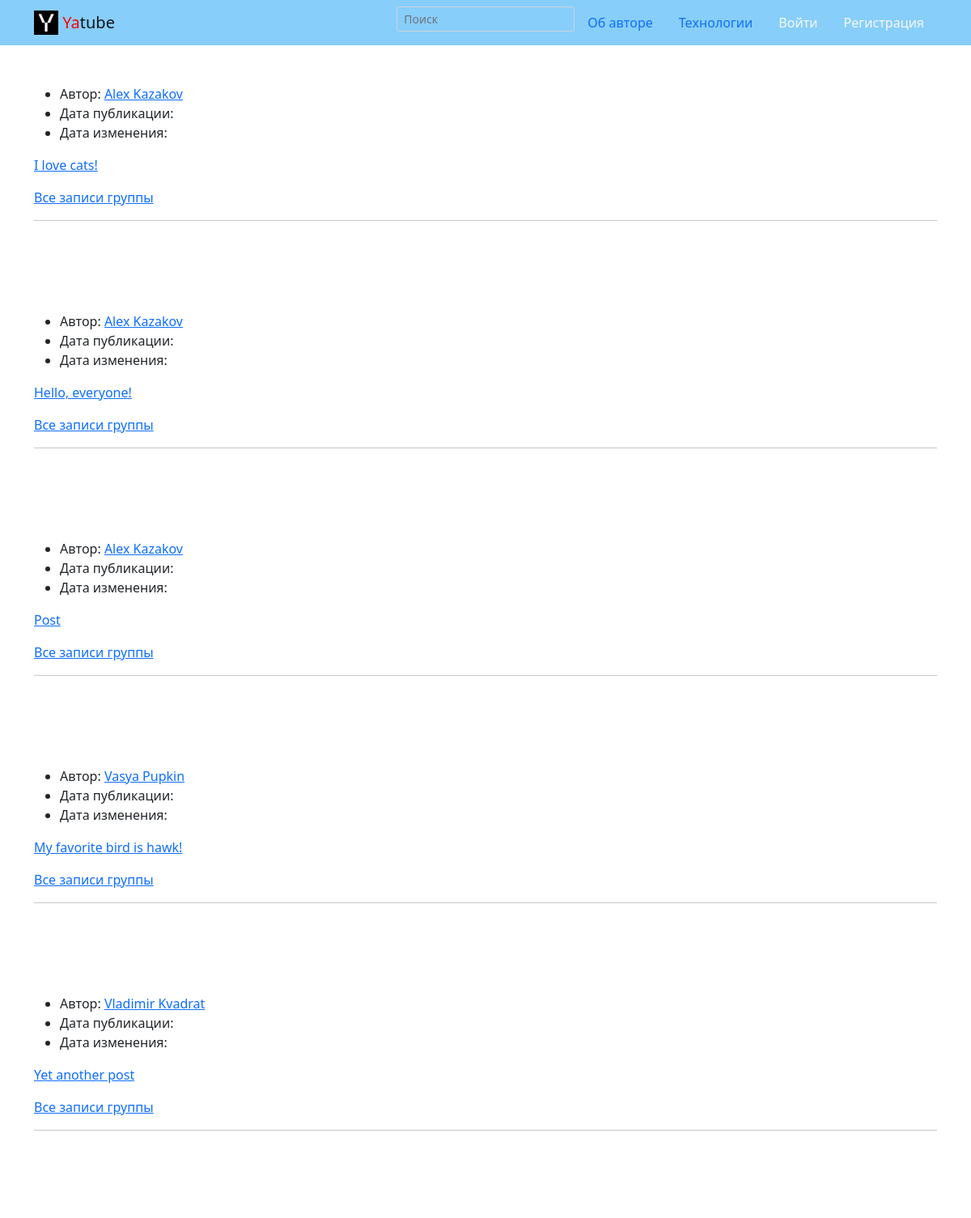
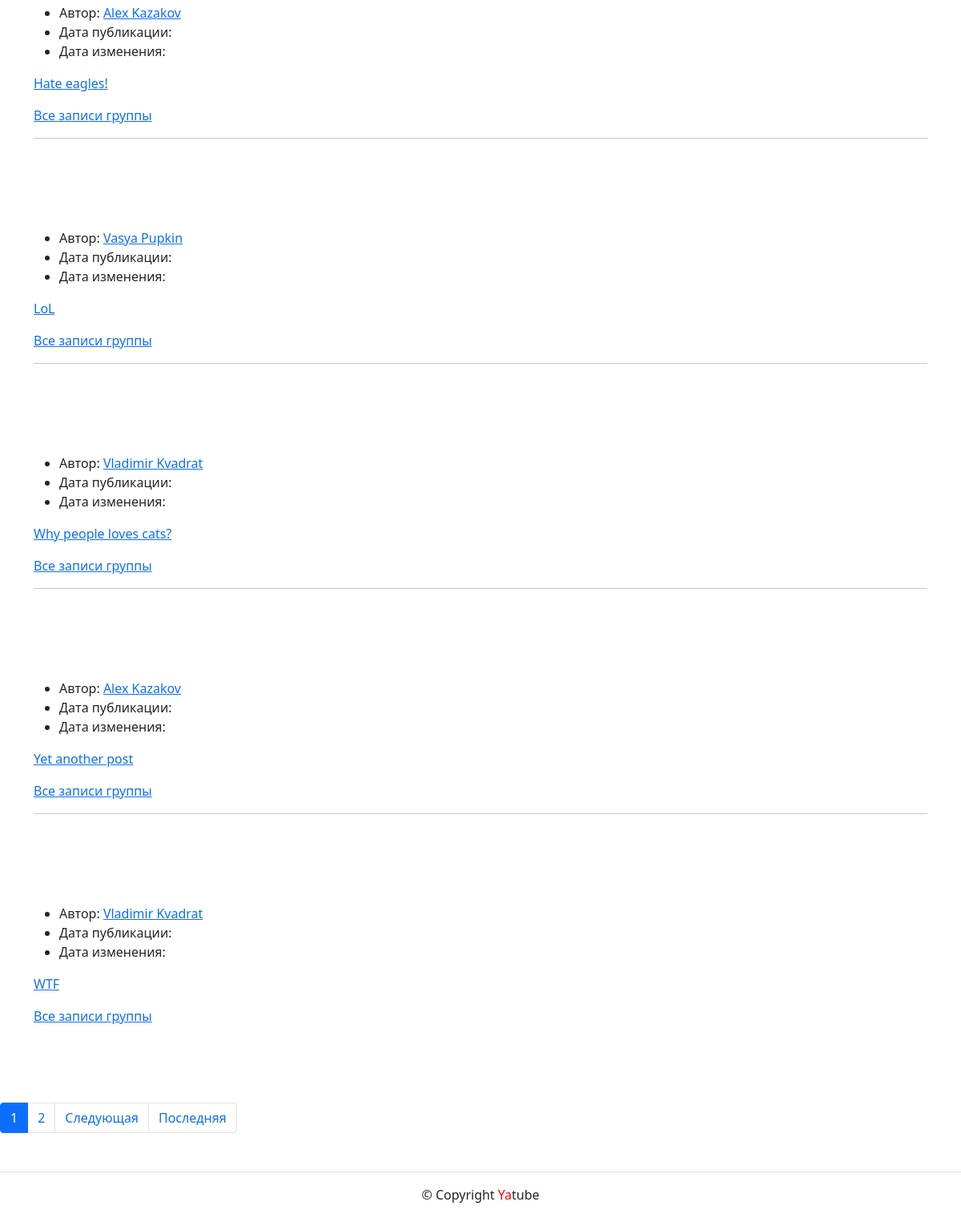
The app's page /, older data (2 pictures, top to bottom).
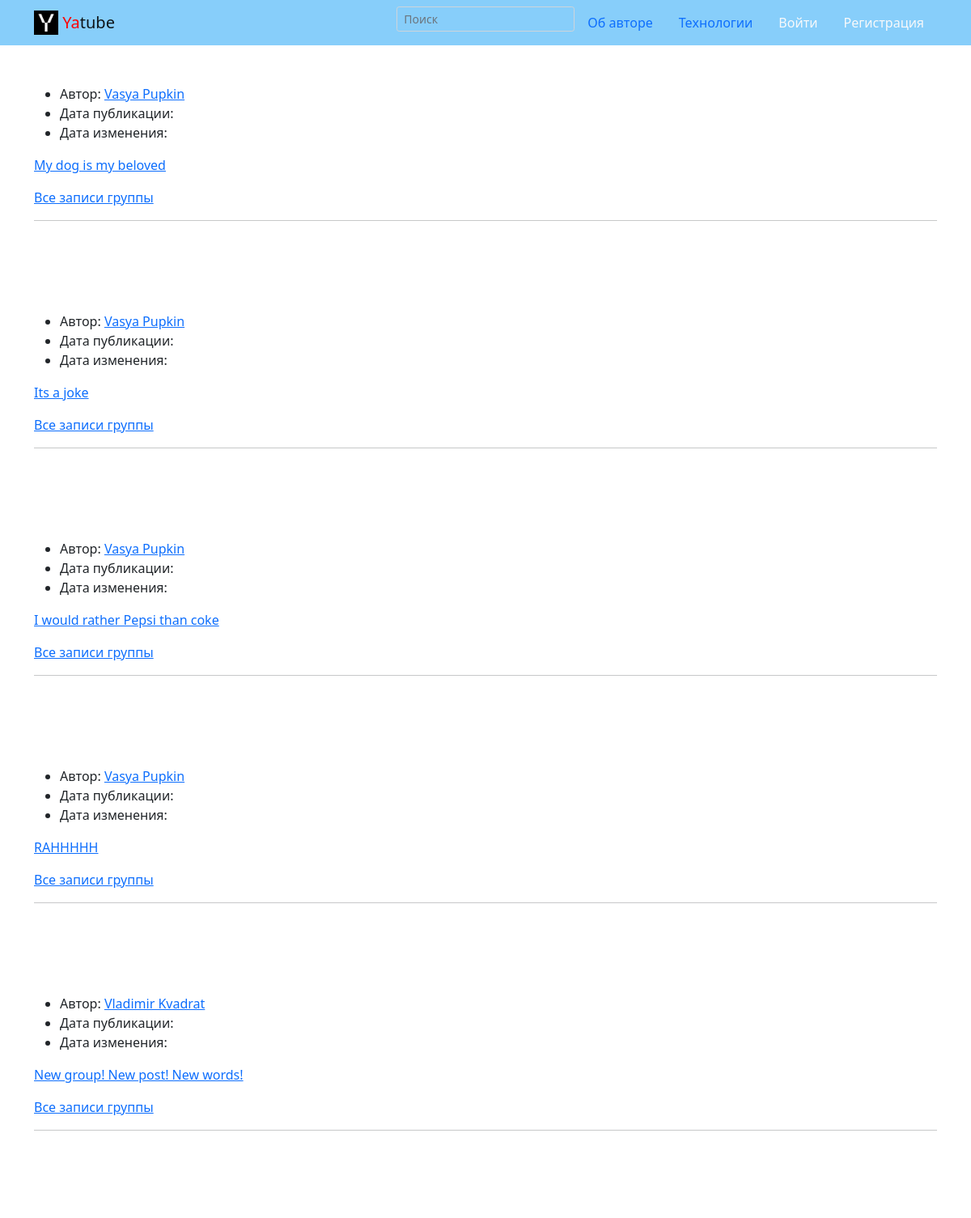
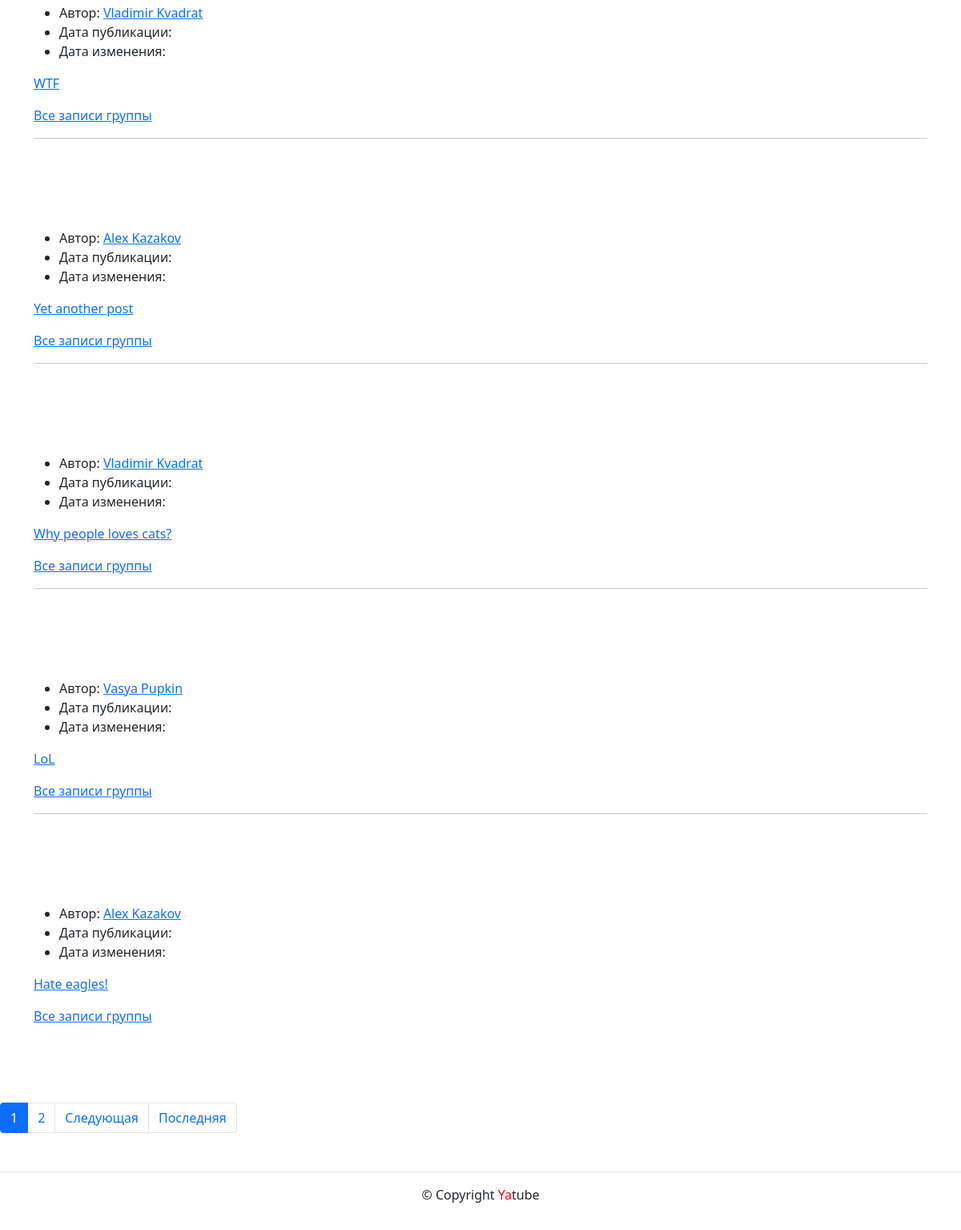
The same page, newer data (2 pictures, top to bottom).
### posts/models.py (models this page shows, shortened)
class Post(CreatedModel):
    text = models.TextField(verbose_name='Текст поста', help_text='Введите текст поста')  # max_length=int
    author = models.ForeignKey(User, on_delete=models.CASCADE, related_name='posts')
    group = models.ForeignKey(Group, on_delete=models.CASCADE, blank=True, null=True)
    image = models.ImageField(verbose_name='Изображение', upload_to='posts/', blank=True)

### posts/views.py (the view)
# urls.py: path('', views.all_posts, name='index'),
def all_posts(request):
    template = 'posts/index.html'
    posts = Post.objects.all().order_by('-pub_date')
    paginator = Paginator(posts, 10)
    page_number = request.GET.get('page')
    page_obj = paginator.get_page(page_number)
    context = {
        'page_obj': page_obj
    }
    return render(request, template, context)

### templates/posts/index.html (shortened to what this page needs)
{% extends "base.html" %}
{% block content %}
{% load thumbnail %}
{% for post in page_obj %}
    <div class="container py-5">
      <article>
        <ul>
          <li>
            Автор:
            <a href="{% url 'posts:profile' post.author %}">
            {{ post.author.get_full_name }}
            </a>
          </li>
          <li>
            Дата публикации: {{ post.pub_date|date:"d E Y" }}
          </li>
          <li>
            Дата изменения: {{ post.edited|date:"d E Y" }}
          </li>
        </ul>
          <a href="{% url 'posts:post_detail' post.pk %}">
        <p>{{ post.text }}</p>
          </a>
        {% if post.group %}
        <a href="{% url 'posts:group_list' post.group.slug %}">Все записи группы</a>
        {% endif %}
        {% if not forloop.last %}
        <hr>{% endif %}
    </div>
    {% endfor %}
{% include 'posts/includes/paginator.html' %}
{% endblock %}

Row changes from the older to the newer data that the page shows:
no longer on this page (row edited): Post: author.get_full_name "Alex Kazakov", text "I love cats!", shows "Все записи группы"
no longer on this page (row edited): Post: author.get_full_name "Alex Kazakov", text "Hello, everyone!", shows "Все записи группы"
no longer on this page (row edited): Post: author.get_full_name "Alex Kazakov", text "Post", shows "Все записи группы"
no longer on this page (row edited): Post: author.get_full_name "Vasya Pupkin", text "My favorite bird is hawk!", shows "Все записи группы"
no longer on this page (row edited): Post: author.get_full_name "Vladimir Kvadrat", text "Yet another post", shows "Все записи группы"
now on this page (row edited): Post: author.get_full_name "Vasya Pupkin", text "My dog is my beloved", shows "Все записи группы"
now on this page (row edited): Post: author.get_full_name "Vasya Pupkin", text "Its a joke", shows "Все записи группы"
now on this page (row edited): Post: author.get_full_name "Vasya Pupkin", text "I would rather Pepsi than coke", shows "Все записи группы"
now on this page (row edited): Post: author.get_full_name "Vasya Pupkin", text "RAHHHHH", shows "Все записи группы"
now on this page (row edited): Post: author.get_full_name "Vladimir Kvadrat", text "New group! New post! New words!", shows "Все записи группы"
changed Post "WTF": moves up the list
changed Post "Yet another post": moves up the list
changed Post "Why people loves cats?": moves down the list
changed Post "LoL": moves down the list
